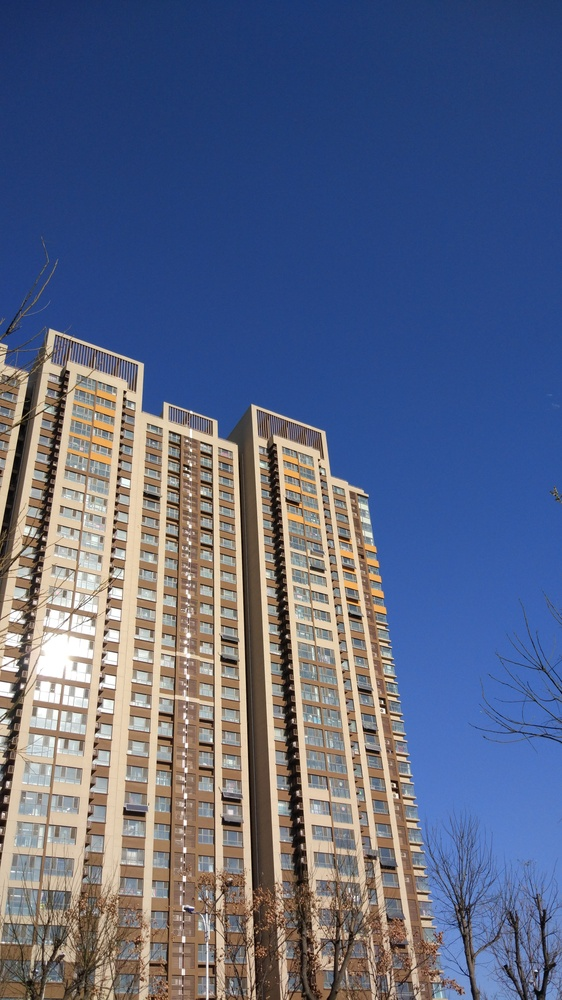
//> input picture building.jpg, 562 x 1000 px, shrunk from 2592 x 4608 before the run
$ ./example_16-02 building.jpg building.jpg building.jpg building.jpg   (built with g++ and OpenCV 4)
//> lines starting //> are read from the running program, lines starting //| are printed output that depends on the picture
// Example 16-2. 2D Feature detectors and 2D Extra Features framework
//
// Note, while this code is free to use commercially, not all the algorithms are. For example
// sift is patented. If you are going to use this commercially, check out the non-free
// algorithms and secure license to use them.
//

#include <vector>
#include <iostream>
#include <cstdlib>
#include <fstream>
#include <algorithm>
#include <opencv2/opencv.hpp>
#include <opencv2/objdetect.hpp>
#include <opencv2/core/core.hpp>
#include <opencv2/highgui/highgui.hpp>
#include <opencv2/features2d.hpp>
#include <opencv2/xfeatures2d.hpp>
#include <opencv2/xfeatures2d/nonfree.hpp>
#include <opencv2/calib3d.hpp>
#include <opencv2/imgproc.hpp>
#include <opencv2/core/utility.hpp>
#include <opencv2/core/ocl.hpp>

using std::cout;
using std::cerr;
using std::vector;
using std::string;

using cv::Mat;
using cv::Point2f;
using cv::KeyPoint;
using cv::Scalar;
using cv::Ptr;

using cv::FastFeatureDetector;
using cv::SimpleBlobDetector;

using cv::DMatch;
using cv::BFMatcher;
using cv::DrawMatchesFlags;
using cv::Feature2D;
using cv::ORB;
using cv::BRISK;
using cv::AKAZE;
using cv::KAZE;

using cv::xfeatures2d::BriefDescriptorExtractor;
using cv::xfeatures2d::SURF;
using cv::xfeatures2d::SIFT;
using cv::xfeatures2d::DAISY;
using cv::xfeatures2d::FREAK;

const double kDistanceCoef = 4.0;
const int kMaxMatchingSize = 50;

inline void detect_and_compute(string type, Mat& img, vector<KeyPoint>& kpts, Mat& desc) {
    if (type.find("fast") == 0) {
        type = type.substr(4);
        Ptr<FastFeatureDetector> detector = FastFeatureDetector::create(10, true);
        detector->detect(img, kpts);
    }
    if (type.find("blob") == 0) {
        type = type.substr(4);
        Ptr<SimpleBlobDetector> detector = SimpleBlobDetector::create();
        detector->detect(img, kpts);
    }
    if (type == "surf") {
        Ptr<Feature2D> surf = SURF::create(800.0);
        surf->detectAndCompute(img, Mat(), kpts, desc);
    }
    if (type == "sift") {
        Ptr<Feature2D> sift = SIFT::create();
        sift->detectAndCompute(img, Mat(), kpts, desc);
    }
    if (type == "orb") {
        Ptr<ORB> orb = ORB::create();
        orb->detectAndCompute(img, Mat(), kpts, desc);
    }
    if (type == "brisk") {
        Ptr<BRISK> brisk = BRISK::create();
        brisk->detectAndCompute(img, Mat(), kpts, desc);
    }
    if (type == "kaze") {
        Ptr<KAZE> kaze = KAZE::create();
        kaze->detectAndCompute(img, Mat(), kpts, desc);
    }
    if (type == "akaze") {
        Ptr<AKAZE> akaze = AKAZE::create();
        akaze->detectAndCompute(img, Mat(), kpts, desc);
    }
    if (type == "freak") {
        Ptr<FREAK> freak = FREAK::create();
        freak->compute(img, kpts, desc);
    }
    if (type == "daisy") {
        Ptr<DAISY> daisy = DAISY::create();
        daisy->compute(img, kpts, desc);
    }
    if (type == "brief") {
        Ptr<BriefDescriptorExtractor> brief = BriefDescriptorExtractor::create(64);
        brief->compute(img, kpts, desc);
    }
}

inline void match(string type, Mat& desc1, Mat& desc2, vector<DMatch>& matches) {
    matches.clear();
    if (type == "bf") {
        BFMatcher desc_matcher(cv::NORM_L2, true);
        desc_matcher.match(desc1, desc2, matches, Mat());
    }
    if (type == "knn") {
        BFMatcher desc_matcher(cv::NORM_L2, true);
        vector< vector<DMatch> > vmatches;
        desc_matcher.knnMatch(desc1, desc2, vmatches, 1);
        for (int i = 0; i < static_cast<int>(vmatches.size()); ++i) {
            if (!vmatches[i].size()) {
                continue;
            }
            matches.push_back(vmatches[i][0]);
        }
    }
    std::sort(matches.begin(), matches.end());
    while (matches.front().distance * kDistanceCoef < matches.back().distance) {
        matches.pop_back();
    }
    while (matches.size() > kMaxMatchingSize) {
        matches.pop_back();
    }
}

inline void findKeyPointsHomography(vector<KeyPoint>& kpts1, vector<KeyPoint>& kpts2,
        vector<DMatch>& matches, vector<char>& match_mask) {
    if (static_cast<int>(match_mask.size()) < 3) {
        return;
    }
    vector<Point2f> pts1;
    vector<Point2f> pts2;
    for (int i = 0; i < static_cast<int>(matches.size()); ++i) {
        pts1.push_back(kpts1[matches[i].queryIdx].pt);
        pts2.push_back(kpts2[matches[i].trainIdx].pt);
    }
    findHomography(pts1, pts2, cv::RANSAC, 4, match_mask);
}

int main(int argc, char** argv) {
    // Program expects at least four arguments:
    //   - descriptors type ("surf", "sift", "orb", "brisk",
    //          "kaze", "akaze", "freak", "daisy", "brief").
    //          For "brief", "freak" and "daisy" you also need a prefix
    //          that is either "blob" or "fast" (e.g. "fastbrief", "blobdaisy")
    //   - match algorithm ("bf", "knn")
    //   - path to the object image file
    //   - path to the scene image file
    //
    if (argc != 5) {
        cerr << "\nError: wrong (you had: " << argc << ") number of arguments (should be 5).\n";
        cerr    << "\nExample 16-2. 2D Feature detectors and 2D Extra Features framework\n\n"
                << "Use:\n" << argv[0] << " <descriptors_type> <matching_algirthm> "
                << "<path/image_file1> <path/image_file2>\n"
                << "To run this demo\n\n"
                << "Program expects at least four arguments:\n"
                << "  - descriptors type (\"surf\", \"sink\", \"orb\", \"brisk\",\n"
                << "       \"kaze\", \"akaze\", \"freak\", \"daisy\", \"brief\").\n"
                << "       For \"brief\", \"freak\" and \"daisy\" you also need a prefix\n"
                << "       that is either \"blob\" or \"fast\" (e.g. \"fastbrief\", "
                << "\"blobdaisy\")\n"
                << "  - match algorithm (\"bf\", \"knn\")\n"
                << "  - path to the object image file\n"
                << "  - path to the scene image file\n\n"
                << "Examples:\n"
                << argv[0] << " surf knn ../box.png ../box_in_scene.png\n"
                << argv[0] << " fastfreak bf ../box.png ../box_in_scene.png\n"
                << "\nNOTE: Not all of these methods are free, check licensing conditions!\n\n"
                << std::endl;
        exit(1);
    }

    string desc_type(argv[1]);
    string match_type(argv[2]);

    string img_file1(argv[3]);
    string img_file2(argv[4]);

    Mat img1 = cv::imread(img_file1, cv::IMREAD_COLOR);
//> img1 is the input picture: 1000 rows x 562 cols, CV_8UC3; mean B, G, R 131.6, 102.8, 92.2
    Mat img2 = cv::imread(img_file2, cv::IMREAD_COLOR);

    if (img1.channels() != 1) {
        cvtColor(img1, img1, cv::COLOR_RGB2GRAY);
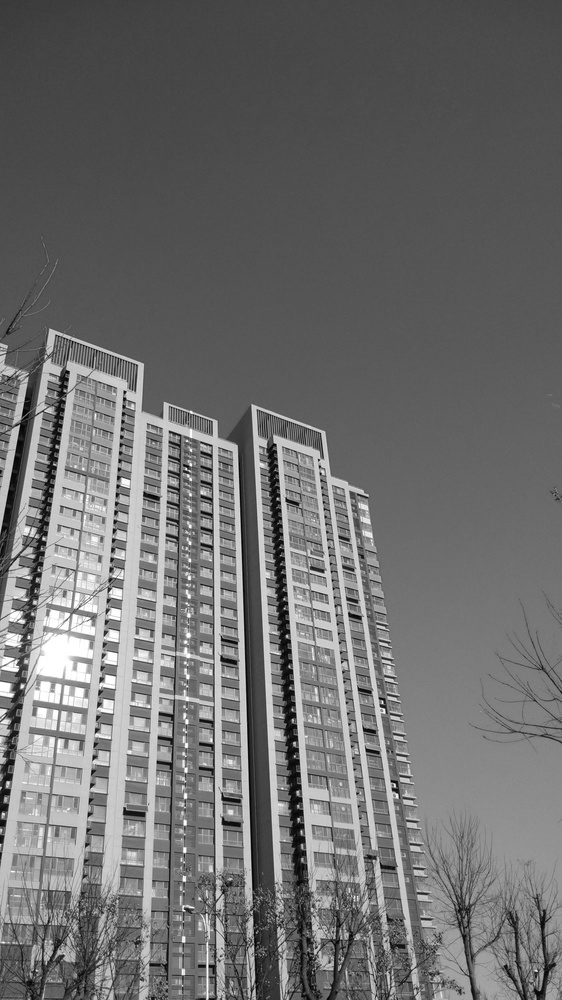
//> img1: 1000 rows x 562 cols, CV_8UC1; min 1, max 255, mean 110.2
    }

    if (img2.channels() != 1) {
        cvtColor(img2, img2, cv::COLOR_RGB2GRAY);
    }

    vector<KeyPoint> kpts1;
    vector<KeyPoint> kpts2;

    Mat desc1;
    Mat desc2;

    vector<DMatch> matches;

    detect_and_compute(desc_type, img1, kpts1, desc1);
//> kpts1 = 0 keypoints
    detect_and_compute(desc_type, img2, kpts2, desc2);
//> kpts2 = 0 keypoints

    match(match_type, desc1, desc2, matches);
//> (the run ends here: the program crashes, at `while (matches.front().distance * kDistanceCoef < matches.back().dista..`)
